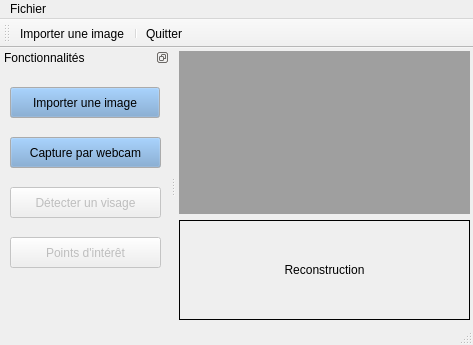
<?xml version="1.0" encoding="UTF-8"?>
<ui version="4.0">
 <class>CodepoVision</class>
 <widget class="QMainWindow" name="CodepoVision">
  <property name="geometry">
   <rect>
    <x>0</x>
    <y>0</y>
    <width>473</width>
    <height>345</height>
   </rect>
  </property>
  <property name="windowTitle">
   <string>CodepoVision</string>
  </property>
  <property name="autoFillBackground">
   <bool>true</bool>
  </property>
  <widget class="QWidget" name="centralWidget">
   <layout class="QGridLayout" name="gridLayout">
    <property name="leftMargin">
     <number>3</number>
    </property>
    <property name="topMargin">
     <number>3</number>
    </property>
    <property name="rightMargin">
     <number>3</number>
    </property>
    <property name="bottomMargin">
     <number>3</number>
    </property>
    <item row="0" column="1">
     <widget class="QMdiArea" name="mdiArea">
      <property name="verticalScrollBarPolicy">
       <enum>Qt::ScrollBarAsNeeded</enum>
      </property>
      <property name="horizontalScrollBarPolicy">
       <enum>Qt::ScrollBarAsNeeded</enum>
      </property>
     </widget>
    </item>
    <item row="1" column="1">
     <widget class="QLabel" name="reconstruction">
      <property name="enabled">
       <bool>true</bool>
      </property>
      <property name="minimumSize">
       <size>
        <width>0</width>
        <height>100</height>
       </size>
      </property>
      <property name="frameShape">
       <enum>QFrame::Box</enum>
      </property>
      <property name="frameShadow">
       <enum>QFrame::Plain</enum>
      </property>
      <property name="text">
       <string>Reconstruction</string>
      </property>
      <property name="alignment">
       <set>Qt::AlignCenter</set>
      </property>
     </widget>
    </item>
   </layout>
  </widget>
  <widget class="QMenuBar" name="menuBar">
   <property name="geometry">
    <rect>
     <x>0</x>
     <y>0</y>
     <width>473</width>
     <height>22</height>
    </rect>
   </property>
   <widget class="QMenu" name="menuFichier">
    <property name="title">
     <string>Fichier</string>
    </property>
    <addaction name="actionImporter_une_image"/>
    <addaction name="separator"/>
    <addaction name="actionQuitter"/>
   </widget>
   <addaction name="menuFichier"/>
  </widget>
  <widget class="QToolBar" name="mainToolBar">
   <attribute name="toolBarArea">
    <enum>TopToolBarArea</enum>
   </attribute>
   <attribute name="toolBarBreak">
    <bool>false</bool>
   </attribute>
   <addaction name="actionImporter_une_image"/>
   <addaction name="separator"/>
   <addaction name="actionQuitter"/>
  </widget>
  <widget class="QStatusBar" name="statusBar"/>
  <widget class="QDockWidget" name="dockWidget">
   <property name="minimumSize">
    <size>
     <width>170</width>
     <height>100</height>
    </size>
   </property>
   <property name="features">
    <set>QDockWidget::DockWidgetFloatable|QDockWidget::DockWidgetMovable</set>
   </property>
   <property name="windowTitle">
    <string>Fonctionnalités</string>
   </property>
   <attribute name="dockWidgetArea">
    <number>1</number>
   </attribute>
   <widget class="QWidget" name="dockWidgetContents">
    <widget class="QPushButton" name="button_import">
     <property name="geometry">
      <rect>
       <x>10</x>
       <y>20</y>
       <width>150</width>
       <height>31</height>
      </rect>
     </property>
     <property name="minimumSize">
      <size>
       <width>150</width>
       <height>0</height>
      </size>
     </property>
     <property name="palette">
      <palette>
       <active>
        <colorrole role="Button">
         <brush brushstyle="SolidPattern">
          <color alpha="255">
           <red>114</red>
           <green>159</green>
           <blue>207</blue>
          </color>
         </brush>
        </colorrole>
       </active>
       <inactive>
        <colorrole role="Button">
         <brush brushstyle="SolidPattern">
          <color alpha="255">
           <red>114</red>
           <green>159</green>
           <blue>207</blue>
          </color>
         </brush>
        </colorrole>
       </inactive>
       <disabled>
        <colorrole role="Button">
         <brush brushstyle="SolidPattern">
          <color alpha="255">
           <red>114</red>
           <green>159</green>
           <blue>207</blue>
          </color>
         </brush>
        </colorrole>
       </disabled>
      </palette>
     </property>
     <property name="text">
      <string>Importer une image</string>
     </property>
    </widget>
    <widget class="QPushButton" name="button_detectface">
     <property name="enabled">
      <bool>false</bool>
     </property>
     <property name="geometry">
      <rect>
       <x>10</x>
       <y>120</y>
       <width>151</width>
       <height>31</height>
      </rect>
     </property>
     <property name="text">
      <string>Détecter un visage</string>
     </property>
    </widget>
    <widget class="QPushButton" name="button_detectFeatures">
     <property name="enabled">
      <bool>false</bool>
     </property>
     <property name="geometry">
      <rect>
       <x>10</x>
       <y>170</y>
       <width>151</width>
       <height>31</height>
      </rect>
     </property>
     <property name="text">
      <string>Points d'intérêt</string>
     </property>
    </widget>
    <widget class="QPushButton" name="button_webcam">
     <property name="geometry">
      <rect>
       <x>10</x>
       <y>70</y>
       <width>151</width>
       <height>31</height>
      </rect>
     </property>
     <property name="palette">
      <palette>
       <active>
        <colorrole role="Button">
         <brush brushstyle="SolidPattern">
          <color alpha="255">
           <red>114</red>
           <green>159</green>
           <blue>207</blue>
          </color>
         </brush>
        </colorrole>
       </active>
       <inactive>
        <colorrole role="Button">
         <brush brushstyle="SolidPattern">
          <color alpha="255">
           <red>114</red>
           <green>159</green>
           <blue>207</blue>
          </color>
         </brush>
        </colorrole>
       </inactive>
       <disabled>
        <colorrole role="Button">
         <brush brushstyle="SolidPattern">
          <color alpha="255">
           <red>114</red>
           <green>159</green>
           <blue>207</blue>
          </color>
         </brush>
        </colorrole>
       </disabled>
      </palette>
     </property>
     <property name="text">
      <string>Capture par webcam</string>
     </property>
    </widget>
   </widget>
  </widget>
  <action name="actionImporter_une_image">
   <property name="icon">
    <iconset resource="projecticons.qrc">
     <normaloff>:/icons/new_image.png</normaloff>:/icons/new_image.png</iconset>
   </property>
   <property name="text">
    <string>Importer une image</string>
   </property>
  </action>
  <action name="actionQuitter">
   <property name="icon">
    <iconset resource="projecticons.qrc">
     <normaloff>:/icons/exit.png</normaloff>:/icons/exit.png</iconset>
   </property>
   <property name="text">
    <string>Quitter</string>
   </property>
  </action>
 </widget>
 <layoutdefault spacing="6" margin="11"/>
 <resources>
  <include location="projecticons.qrc"/>
 </resources>
 <connections/>
</ui>
